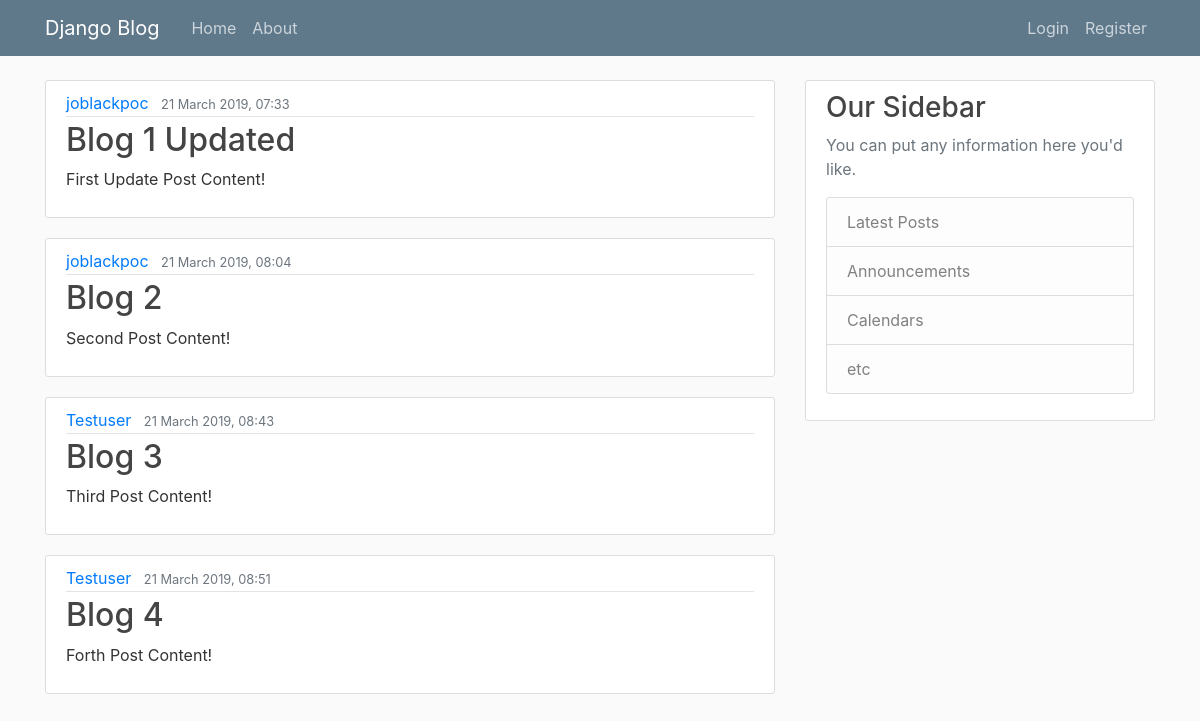
Before: / with the older database file.
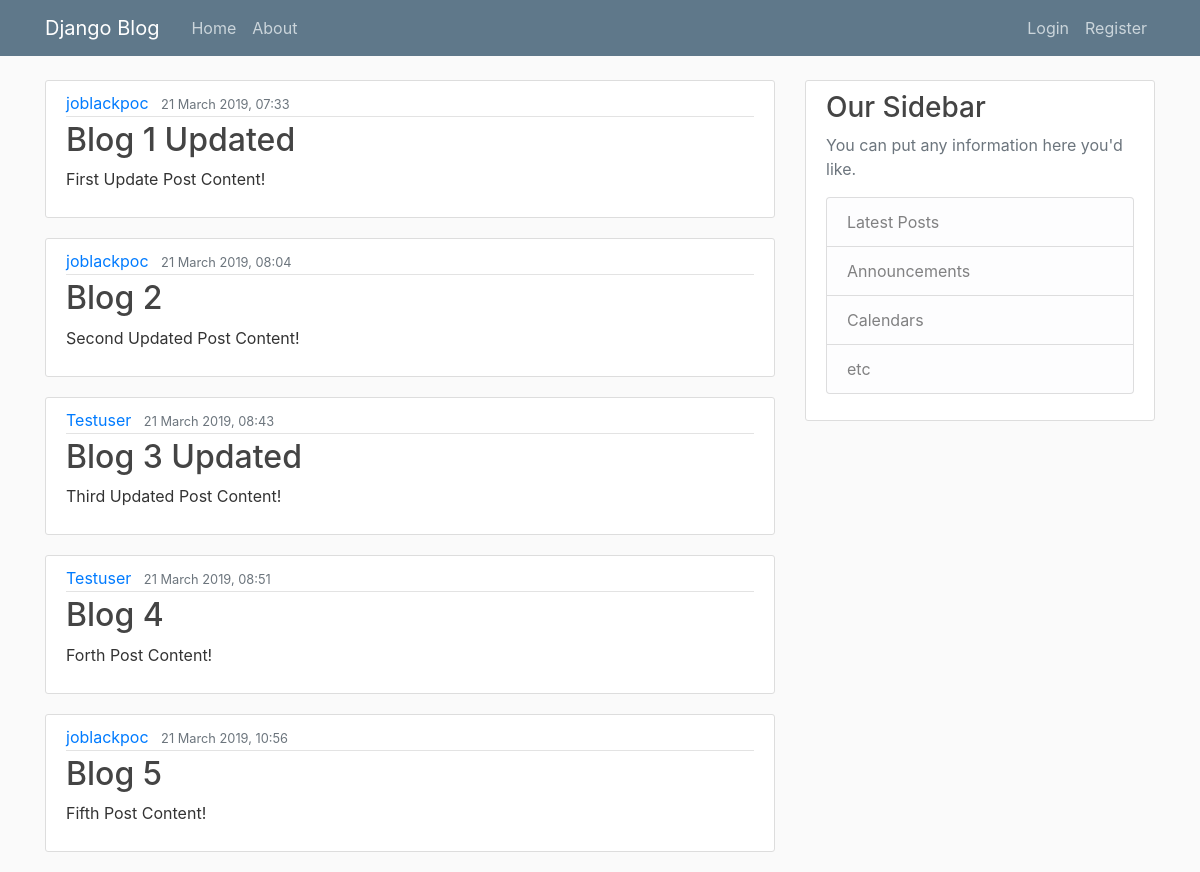
After: the same page with the newer database file.
### blog/models.py (models this page shows, shortened)
class Post(models.Model):
  title = models.CharField(max_length=100)
  content = models.TextField()
  date_posted = models.DateTimeField(default=timezone.now)
  author = models.ForeignKey(User, on_delete=models.CASCADE)

### blog/views.py (the view)
# urls.py: path('', views.home, name='blog-home'),
def home(request):
  context = {
    'posts': Post.objects.all()
  }
  return render(request, 'blog/home.html', context)

### blog/templates/blog/home.html
{% extends 'blog/base.html' %}
{% block content %}
    {% for post in posts %}
      <article class="media content-section">
          <div class="media-body">
            <div class="article-metadata">
              <a class="mr-2" href="#">{{ post.author }}</a>
              <small class="text-muted">{{ post.date_posted|date:"d F Y, H:i" }}</small>
            </div>
            <h2><a class="article-title" href="#">{{ post.title }}</a></h2>
            <p class="article-content">{{ post.content }}</p>
          </div>
        </article>
    {% endfor %}
{% endblock content %}

### blog/templates/blog/base.html (shortened to what this page needs)
{% load static %}
<!DOCTYPE html>
<html>
  <head>
    <link rel="stylesheet" href="https://stackpath.bootstrapcdn.com/bootstrap/4.3.1/css/bootstrap.min.css">
    <link rel="stylesheet" type="text/css" href="{% static 'blog/main.css' %}">
  </head>
  <body>
    <header class="site-header">
      <nav class="navbar navbar-expand-md navbar-dark bg-steel fixed-top">
        <div class="container">
          <a class="navbar-brand mr-4" href="{% url 'blog-home' %}">Django Blog</a>
          <div class="collapse navbar-collapse" id="navbarToggle">
            <div class="navbar-nav mr-auto">
              <a class="nav-item nav-link" href="{% url 'blog-home' %}">Home</a>
              <a class="nav-item nav-link" href="{% url 'blog-about' %}">About</a>
            </div>
            <div class="navbar-nav">
              <a class="nav-item nav-link" href="admin/">Login</a>
              <a class="nav-item nav-link" href="#">Register</a>
            </div>
          </div>
        </div>
      </nav>
    </header>
    <main role="main" class="container">
      <div class="row">
        <div class="col-md-8">
          {% block content %}
          {% endblock %}
        </div>
        <div class="col-md-4">
          <div class="content-section">
            <h3>Our Sidebar</h3>
            <p class='text-muted'>You can put any information here you'd like.
              <ul class="list-group">
                <li class="list-group-item list-group-item-light">Latest Posts</li>
                <li class="list-group-item list-group-item-light">Announcements</li>
                <li class="list-group-item list-group-item-light">Calendars</li>
                <li class="list-group-item list-group-item-light">etc</li>
              </ul>
            </p>
          </div>
        </div>
      </div>
    </main>
  </body>
</html>

### blog/static/blog/main.css (style rules this page uses)
body { background: #fafafa; color: #333333; margin-top: 5rem; }
h1, h2, h3, h4, h5, h6 { color: #444444; }
ul { margin: 0; }
.bg-steel { background-color: #5f788a; }
.site-header .navbar-nav .nav-link { color: #cbd5db; }
.content-section { background: #ffffff; padding: 10px 20px; border: 1px solid #dddddd; border-radius: 3px; margin-bottom: 20px; }
.article-title { color: #444444; }
.article-content { white-space: pre-line; }
.article-metadata { padding-bottom: 1px; margin-bottom: 4px; border-bottom: 1px solid #e3e3e3 }

Changed rows visible on the page:
changed Post "Blog 2": content "Second Post Content!" → "Second Updated Post Content!"
changed Post: title "Blog 3" → "Blog 3 Updated"; content "Third Post Content!" → "Third Updated Post Content!"
added Post: author "joblackpoc", date_posted "21 March 2019, 10:56", title "Blog 5", content "Fifth Post Content!"
